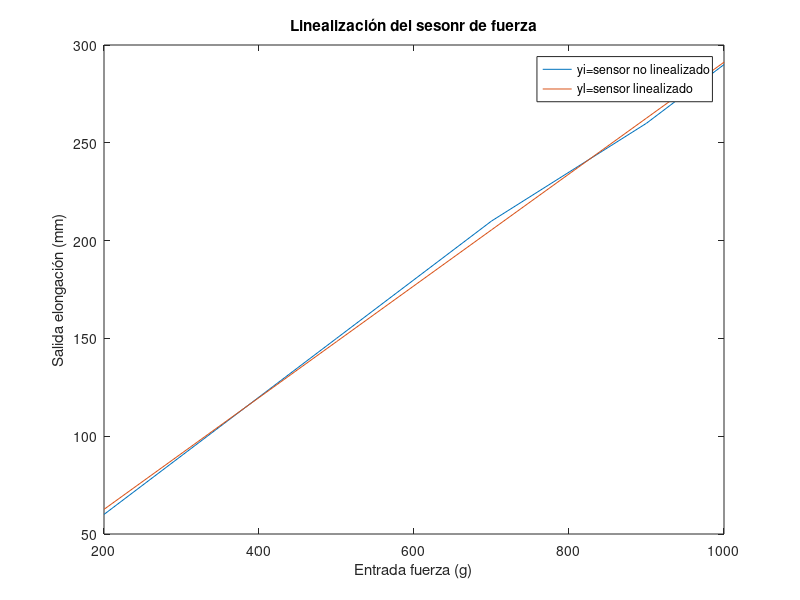
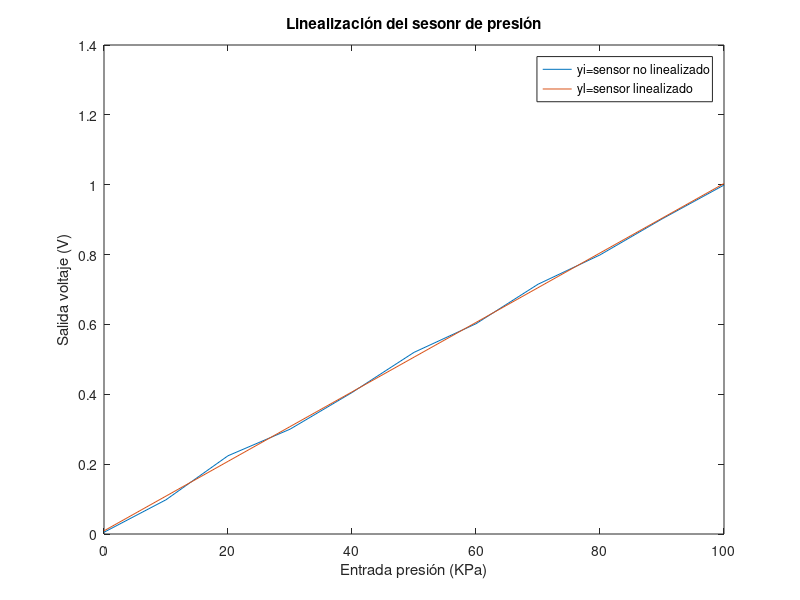

The MATLAB source for these figures, in order:
clear all
close all
clc
format long;
%% Primer punto
xi=[200 400 500 700 900 1000];
yi=[60 120 150 210 260 290];
n=length(xi);
xsum=sum(xi);
ysum=sum(yi);
xiyi=sum(xi.*yi);
xi2=sum(xi.^2);
b=(n*xiyi-xsum*ysum)/(n*xi2-xsum^2);
a=(ysum-b*xsum)/n;
yl1=a+b*xi;
er=yi-yl1;
[Merr,p]=max(er);
display(Merr);
plot(xi,yi);
hold on;
plot(xi,yl1);
title('Linealización del sesonr de fuerza');
xlabel('Entrada fuerza (g)');
ylabel('Salida elongación (mm)');
legend('yi=sensor no linealizado','yl=sensor linealizado');

%% Segundo punto.
xi=[0 10 20 30 40 50 60 70 80 90 100];
yi=[0.005 0.098 0.224 0.300 0.405 0.520 0.602 0.715 0.799 0.902 0.999];
n=length(xi);
xsum=sum(xi);
ysum=sum(yi);
xiyi=sum(xi.*yi);
xi2=sum(xi.^2);
b=(n*xiyi-xsum*ysum)/(n*xi2-xsum^2);
a=(ysum-b*xsum)/n;
yl2=a+b*xi;
er=yi-yl2;
[Merr,p]=max(er);
display(Merr);
figure;
plot(xi,yi);
hold on;
plot(xi,yl2);
title('Linealización del sesonr de presión');
xlabel('Entrada presión (KPa)');
ylabel('Salida voltaje (V)');
legend('yi=sensor no linealizado','yl=sensor linealizado');